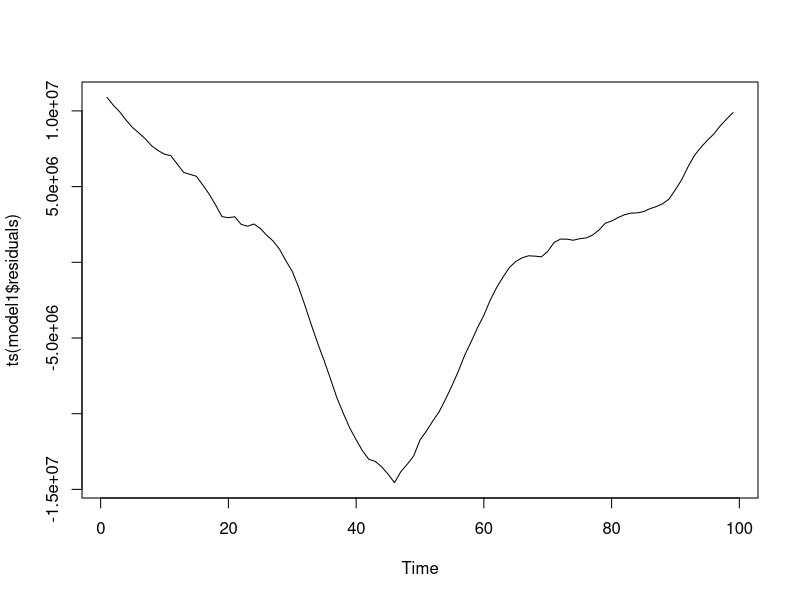
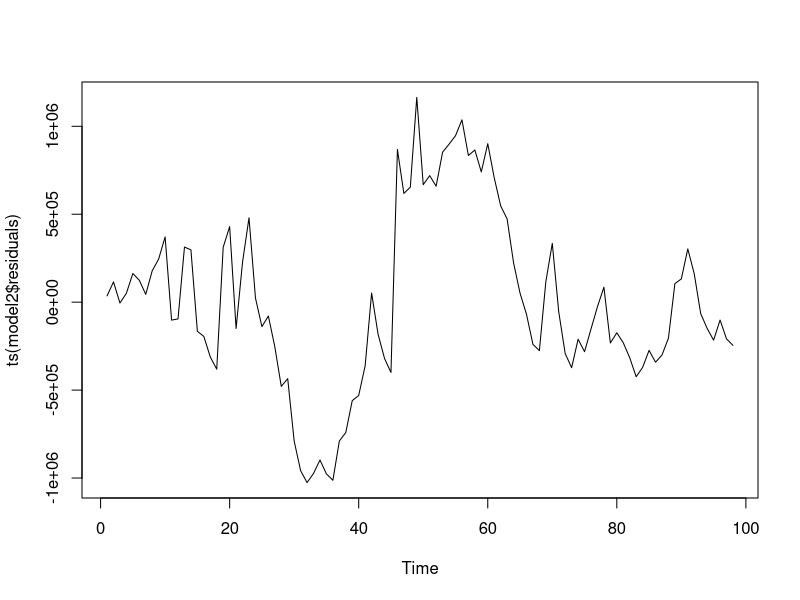
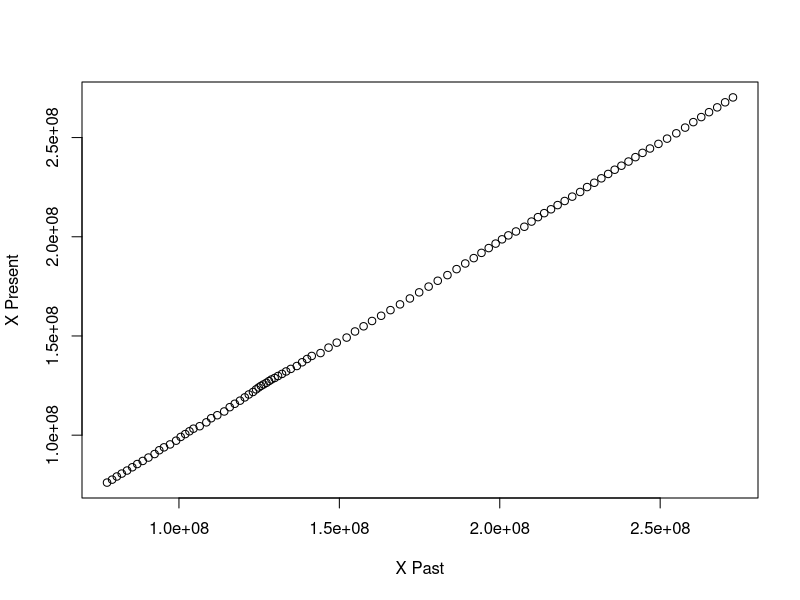
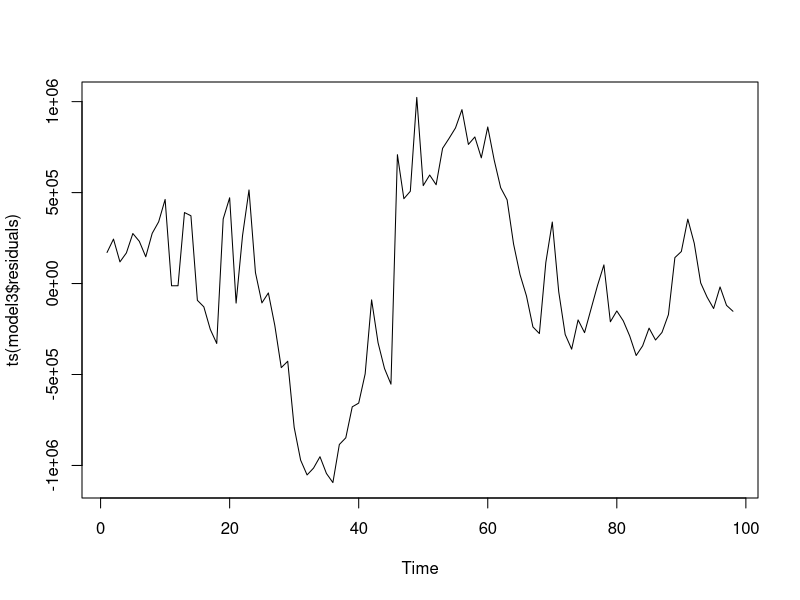
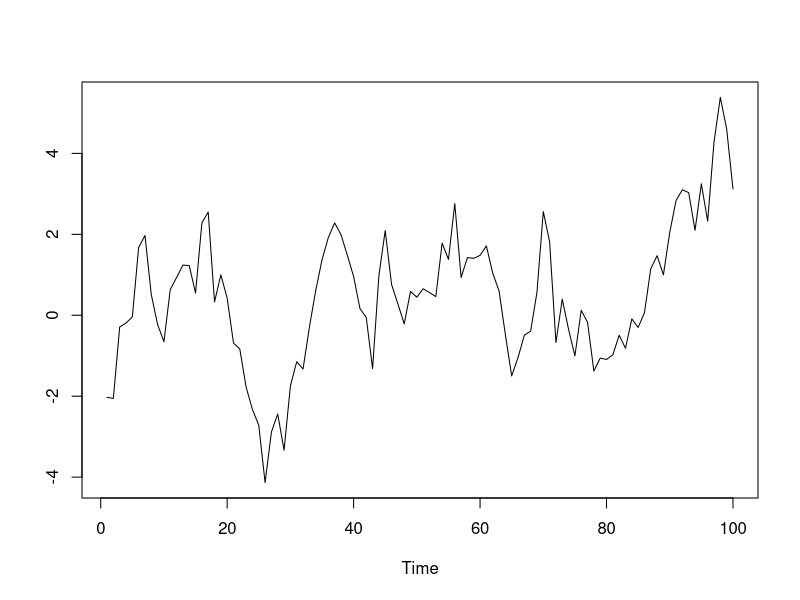
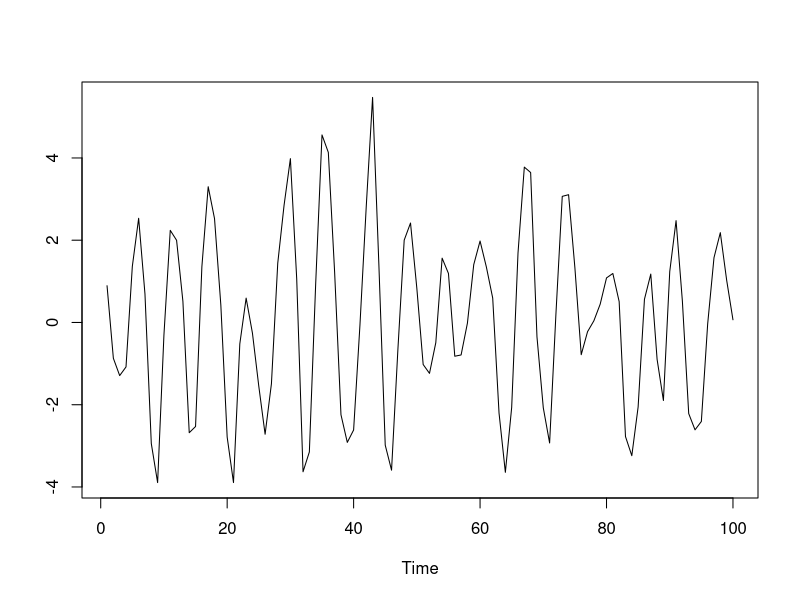

These charts were generated, in order, by the following R code:
## ---- chunk 1
knitr::opts_knit$set(root.dir = 'C:/Users/neide/Documents/GitHub/ma189/Data')
## ---- chunk 2
pop <- read.table("USpop.dat")
pop <- ts(pop, start = 1901)
n <- length(pop)
time <- seq(1,n)
model1 <- lm(pop ~ time)
summary(model1)
plot(ts(model1$residuals))
## ---- chunk 3
model2 <- lm(pop[-1] ~ pop[-n])
summary(model2)
plot(ts(model2$residuals))
## ---- chunk 4
cor(pop[-1],pop[-n])
plot(pop[-1],pop[-n],xlab="X Past",ylab="X Present")
## ---- chunk 5
model3 <- lm(pop[-1] ~ pop[-n] + time[-1])
summary(model3)
plot(ts(model3$residuals))
## ---- chunk 6
n <- 100
set.seed(123)
z <- rnorm(n)
x <- rep(0,n)
phi <- .9
x0 <- rnorm(1)/sqrt(1-phi^2)
x[1] <- phi*x0 + z[1]
for(t in 2:n) { x[t] <- phi*x[t-1] + z[t] }
plot(ts(x),xlab="Time",ylab="")
## ---- chunk 7
ar_mdl1 <- lm(x[-1] ~ x[-n] -1)
summary(ar_mdl1)
## ---- chunk 8
ar_mdl2 <- ar.ols(x,order=1,aic=FALSE)
ar_mdl2$ar[,1,1]
ar_mdl2$x.mean
ar_mdl2$var.pred
## ---- chunk 9
ar_mdl3 <- ar.yw(x,order=1,aic=FALSE)
ar_mdl3$ar
ar_mdl3$x.mean
ar_mdl3$var.pred
## ---- chunk 10
n <- 100
burn <- 500
set.seed(444)
z <- rnorm(n+burn)
x <- rep(0,n+burn)
phi <- c(.9,-.81)
for(t in 3:(n+burn)) { x[t] <- phi[1]*x[t-1] + phi[2]*x[t-2] + z[t] }
x <- x[(burn+1):(burn+n)]
plot(ts(x),xlab="Time",ylab="")
## ---- chunk 11
ar_mdl <- ar.ols(x)
ar_mdl$order
ar_mdl$ar[,1,1]
ar_mdl$x.mean
ar_mdl$var.pred
